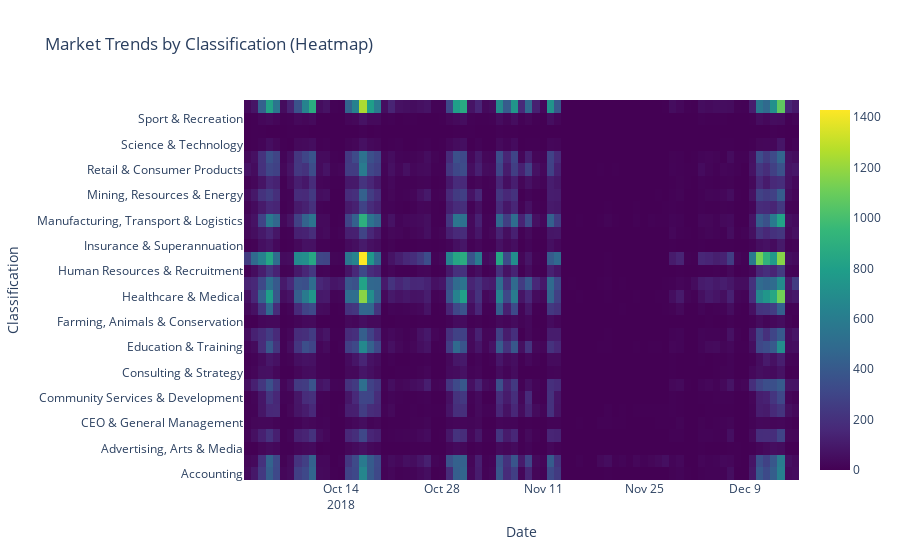

Notebook code for this chart:
### Markdown cell above
### Market Trends

### Code cell
market_trends = df.groupby(['Date', 'Classification']).size().reset_index(name='Job Postings')

heatmap_data = market_trends.pivot(index='Classification', columns='Date', values='Job Postings').fillna(0)
fig = go.Figure(data=go.Heatmap(
    z=heatmap_data.values,
    x=heatmap_data.columns,
    y=heatmap_data.index,
    colorscale='Viridis'))

fig.update_layout(title='Market Trends by Classification (Heatmap)', xaxis_title='Date', yaxis_title='Classification')
fig.show()

### Figure 1 — Plotly figure (JSON) as saved in the notebook; plotly's stock layout.template omitted (floating-point values rounded to 4 significant figures; data arrays with more than 128 entries replaced by an {"elided": "..."} marker saying what was removed)
{"data": [{"colorscale": [[0, "#440154"], [0.1111, "#482878"], [0.2222, "#3e4989"], [0.3333, "#31688e"], [0.4444, "#26828e"], [0.5556, "#1f9e89"], [0.6667, "#35b779"], [0.7778, "#6ece58"], [0.8889, "#b5de2b"], [1, "#fde725"]], "type": "heatmap", "x": ["2018-10-01T00:00:00+00:00", "2018-10-02T00:00:00+00:00", "2018-10-03T00:00:00+00:00", "2018-10-04T00:00:00+00:00", "2018-10-05T00:00:00+00:00", "2018-10-06T00:00:00+00:00", "2018-10-07T00:00:00+00:00", "2018-10-08T00:00:00+00:00", "2018-10-09T00:00:00+00:00", "2018-10-10T00:00:00+00:00", "2018-10-11T00:00:00+00:00", "2018-10-12T00:00:00+00:00", "2018-10-13T00:00:00+00:00", "2018-10-14T00:00:00+00:00", "2018-10-15T00:00:00+00:00", "2018-10-16T00:00:00+00:00", "2018-10-17T00:00:00+00:00", "2018-10-18T00:00:00+00:00", "2018-10-19T00:00:00+00:00", "2018-10-20T00:00:00+00:00", "2018-10-21T00:00:00+00:00", "2018-10-22T00:00:00+00:00", "2018-10-23T00:00:00+00:00", "2018-10-24T00:00:00+00:00", "2018-10-25T00:00:00+00:00", "2018-10-26T00:00:00+00:00", "2018-10-27T00:00:00+00:00", "2018-10-28T00:00:00+00:00", "2018-10-29T00:00:00+00:00", "2018-10-30T00:00:00+00:00", "2018-10-31T00:00:00+00:00", "2018-11-01T00:00:00+00:00", "2018-11-02T00:00:00+00:00", "2018-11-03T00:00:00+00:00", "2018-11-04T00:00:00+00:00", "2018-11-05T00:00:00+00:00", "2018-11-06T00:00:00+00:00", "2018-11-07T00:00:00+00:00", "2018-11-08T00:00:00+00:00", "2018-11-09T00:00:00+00:00", "2018-11-10T00:00:00+00:00", "2018-11-11T00:00:00+00:00", "2018-11-12T00:00:00+00:00", "2018-11-13T00:00:00+00:00", "2018-11-14T00:00:00+00:00", "2018-11-15T00:00:00+00:00", "2018-11-16T00:00:00+00:00", "2018-11-17T00:00:00+00:00", "2018-11-18T00:00:00+00:00", "2018-11-19T00:00:00+00:00", "2018-11-20T00:00:00+00:00", "2018-11-21T00:00:00+00:00", "2018-11-22T00:00:00+00:00", "2018-11-23T00:00:00+00:00", "2018-11-24T00:00:00+00:00", "2018-11-25T00:00:00+00:00", "2018-11-26T00:00:00+00:00", "2018-11-27T00:00:00+00:00", "2018-11-28T00:00:00+00:00", "2018-11-29T00:00:00+00:00", "2018-11-30T00:00:00+00:00", "2018-12-01T00:00:00+00:00", "2018-12-02T00:00:00+00:00", "2018-12-03T00:00:00+00:00", "2018-12-04T00:00:00+00:00", "2018-12-05T00:00:00+00:00", "2018-12-06T00:00:00+00:00", "2018-12-07T00:00:00+00:00", "2018-12-08T00:00:00+00:00", "2018-12-09T00:00:00+00:00", "2018-12-10T00:00:00+00:00", "2018-12-11T00:00:00+00:00", "2018-12-12T00:00:00+00:00", "2018-12-13T00:00:00+00:00", "2018-12-14T00:00:00+00:00", "2018-12-15T00:00:00+00:00", "2018-12-16T00:00:00+00:00"], "y": ["Accounting", "Administration & Office Support", "Advertising, Arts & Media", "Banking & Financial Services", "CEO & General Management", "Call Centre & Customer Service", "Community Services & Development", "Construction", "Consulting & Strategy", "Design & Architecture", "Education & Training", "Engineering", "Farming, Animals & Conservation", "Government & Defence", "Healthcare & Medical", "Hospitality & Tourism", "Human Resources & Recruitment", "Information & Communication Technology", "Insurance & Superannuation", "Legal", "Manufacturing, Transport & Logistics", "Marketing & Communications", "Mining, Resources & Energy", "Real Estate & Property", "Retail & Consumer Products", "Sales", "Science & Technology", "Self Employment", "Sport & Recreation", "Trades & Services"], "z": {"elided": "30x77 int values"}}], "layout": {"title": {"text": "Market Trends by Classification (Heatmap)"}, "xaxis": {"title": {"text": "Date"}}, "yaxis": {"title": {"text": "Classification"}}}}
